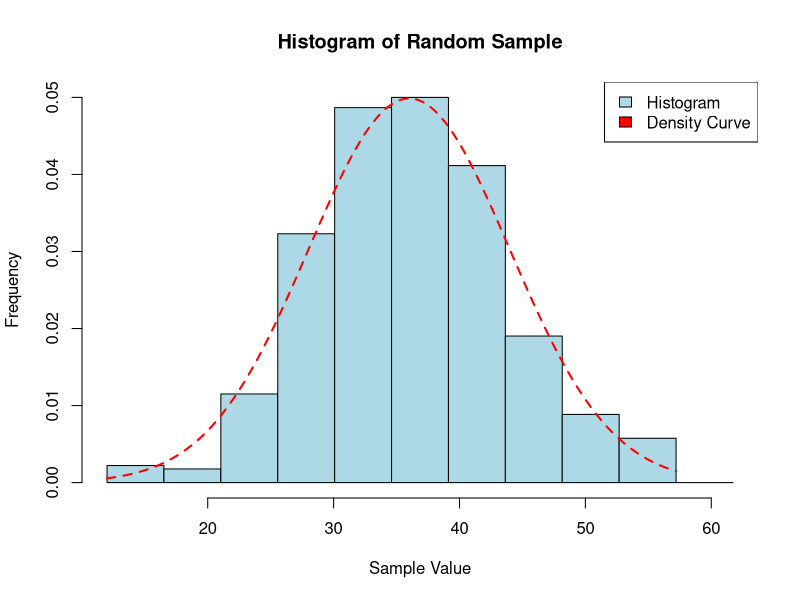
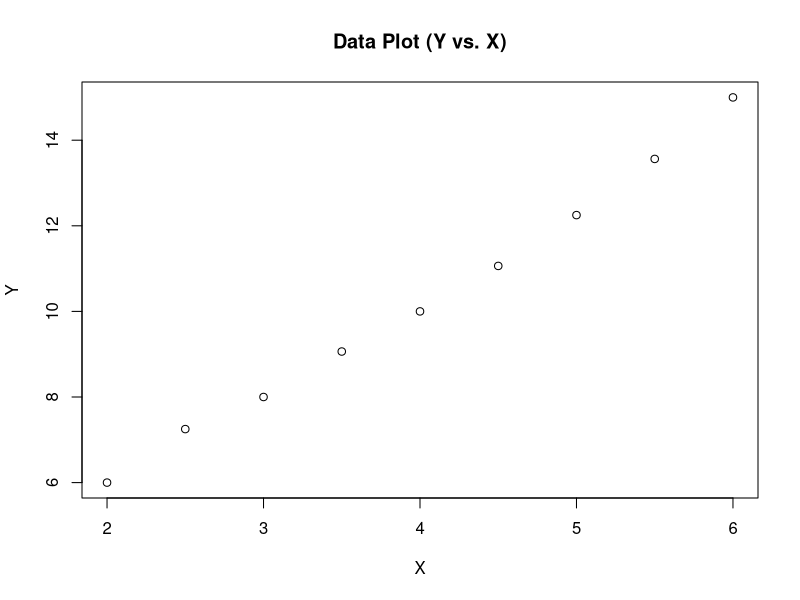
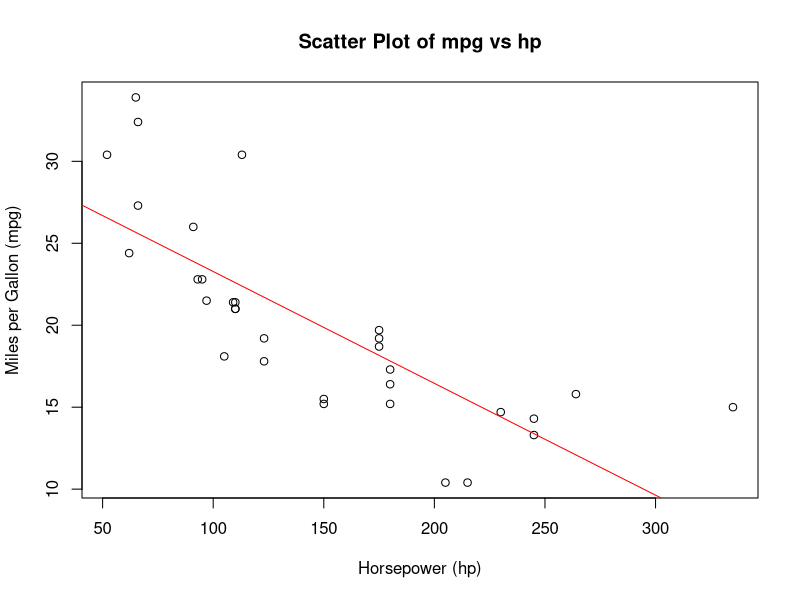
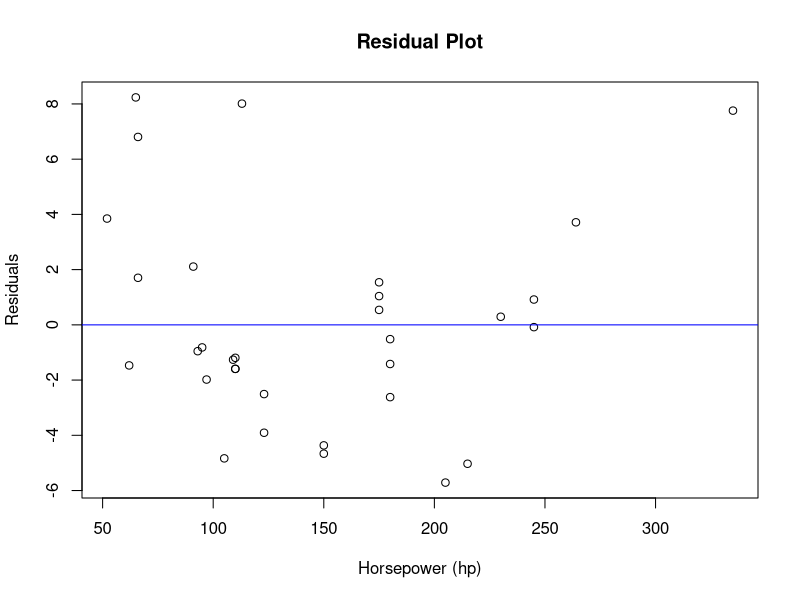
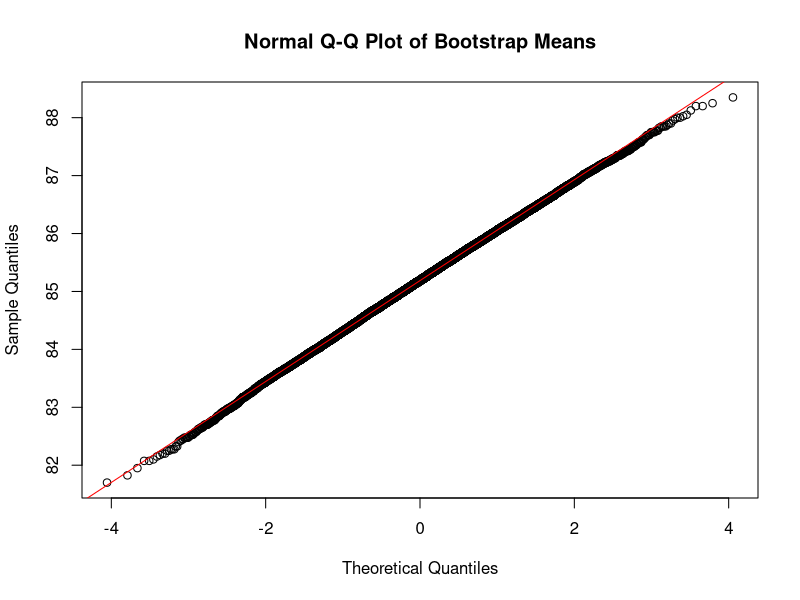

Write the R code that produced these figures, in order.
## ---- chunk 1
library(tidyverse)
## ---- chunk 2
red_balls<-rep(5,5)
green_balls <-rep(10,3)
bag<-c(red_balls,green_balls)
bag_size=length(bag)

blue_balls<-rep(15,2)
yellow_balls<-rep(20,4)
bag2<-c(blue_balls,yellow_balls)
bag2_size=length(bag2)



output <- expand.grid(bag, bag2)


output$sum <- output$Var1 + output$Var2


values <- unique(output$sum)

# Print the possible values
values

#In the first bag we have 5 red balls label with 5 and 3 green balls labelled with 10 and the next bags has 2 blue balls labelled with with 15 and 4 yellow balls with labelled 20.If we draw a red ball  from the first bag and a blue ball from the second bag, the sum is 5 + 15 = 20,If we draw a red ball from the first bag and a yellow ball from the second bag, the sum is 5 + 20 = 25,If we draw a green ball from the first bag and a blue ball from the second bag, the sum is 10 + 15 = 25, If we draw a green from the first bag and a yellow ball  from the second bag, the sum is 10 + 20 = 30, these outputs are the values for X.

## ---- chunk 3
# Get the unique values of the sum and their counts
count <- table(output$sum)

# Calculate the probabilities
total_outcomes <- sum(count)

pmf <-count / total_outcomes

# Print the probability mass function
pmf
## ---- chunk 4
# Calculate the expected value (mean) of X
E_X <- sum(values * pmf)  # Multiply each possible value by its probability

# Calculate the variance of X
Var_X <- sum((values - E_X)^2 * pmf)  # Square the deviation from the mean

# Print the results
cat("Expected value E(X) =", E_X, "\n")
cat("Variance Var(X) =", Var_X, "\n")
## ---- chunk 5

output$Y <- 2*output$sum-3

count <- table(output$Y)

# Calculate the probabilities
total_outcomes <- sum(count)
pmf_Y <- count / total_outcomes

# Print the probability mass function of Y
print(pmf_Y)

## ---- chunk 6
# Calculate the cdf of Y
cdf_Y <- cumsum(pmf_Y)

# Create a data frame with possible values of Y and corresponding cdf
cdf_table_Y <- data.frame(y = names(pmf_Y), cdf = cdf_Y)

# Print the cdf of Y
print(cdf_table_Y)
## ---- chunk 7
y_values<-c(37,47,57)
y_cdf <- c(0.2083333, 0.7500000, 1.0000000)


index<-which(y_values==37)

pmf_y<-y_cdf[index]

pmf_y

## ---- chunk 8
#question 2

#a)
# Set mean and standard deviation
mean <- 36
sd <- 8

# Generate random sample of size 500
sample <- rnorm(n = 500, mean = mean, sd = sd)

# Calculate bin ranges (assuming you'll find min and max values in the sample)
min_val <- min(sample)
max_val <- max(sample)
bin_width <- (max_val - min_val) / 10
bins <- seq(from = min_val, to = max_val + bin_width, by = bin_width)

# Create histogram
hist(sample, breaks = bins, col = "lightblue", main = "Histogram of Random Sample", xlab = "Sample Value", ylab = "Frequency", freq =F )
#b)
# Overlay density curve
x <- seq(from = min_val, to = max_val, length.out = 100)  # 100 points for smooth curve
density <- dnorm(x, mean = mean, sd = sd)
lines(x, density, col = "red", lwd = 2, lty = 2, legend = "Density Curve")
legend("topright", c("Histogram", "Density Curve"), fill =c("lightblue", "red"))

## ---- chunk 9
#c)
# histogram creates a bell curve centered around the mean 36. that means many points fall near to the mean value.
 # desity curve which represents the probability density function(PDF) also creates a bell curve, since the histogram is bell shaped density curve should have to be bell shaped. Peek of the curve represents the mean value.

## ---- chunk 10

X<- c(2,2.5,3,3.5,4,4.5,5,5.5,6)
Y<- c(6,7.25,8,9.0625,10,11.0625,12.25,13.5625,15)
df <- as.data.frame(cbind(X,Y))

plot(df$X, df$Y, main = "Data Plot (Y vs. X)", xlab = "X", ylab = "Y")

## ---- chunk 11
# Calculate Pearson's correlation coefficient
correlation<- cor(X, Y)
cat("Pearson's coefficient for the data set:",correlation,"\n")
## ---- chunk 12
# The value got for the pearson's correlation coefficient is 0.9970374, as this value is very close to +1 this has a positive linear correlation. It suggest a strong relation between X and Y 
## ---- chunk 13

last_sixX <- X[4:9]
last_sixY <- Y[4:9]

cor2 <- cor(last_sixX,last_sixY)
cat("Pearson's coefficient for the last six values of the data set:",cor2,"\n")
# The last six data points have slightly more consistent linear trend. because the coefficent value as increase by very small amount.
## ---- chunk 14
X1<- 2*X-1
X2<-X^2

cor_of_X1y<- cor(X1,Y)
cor_of_X2y<- cor(X2,Y)
cor_of_X1y       #when X1=2X-1  r(X1,y)
cor_of_X2y       #when X2=X^2 r(X2,y)

#r(x,y) and r(x1,y) are similar because x to x1 is a linear transformation.

#r(x,y) and r(x2,y) are not similar because it is bot a linear transformation, squaring x can tends to positive correlation or negative correlation since the pearson's correlation coefficent decrease, negative correlation has occured.  

## ---- chunk 15

# Load the mtcars dataset
data(mtcars)

# first ten rows of the data  set
head(mtcars, 10)
## ---- chunk 16
summary(mtcars$mpg)
summary(mtcars$hp)
## ---- chunk 17

plot(mtcars$mpg ~ mtcars$hp, main = "Scatter Plot of mpg vs hp", xlab = "Horsepower (hp)", ylab = "Miles per Gallon (mpg)")


model <- lm(mpg ~ hp, data = mtcars)
summary(model)  # Print model summary

# Fitted values
fitted_values <- predict(model)

#reggersion line 
abline(model, col = "red")  # Red line represents the fitted model
## ---- chunk 18
intercept<- coef(model)[1]
gradient<-coef(model)[2]
#Fitted equation
cat("Fitted equation: y =", round(intercept, 2), "+", round(gradient, 2), "x\n")# Extract coefficients

cat("for every one unit increase in horse power, mpg is expected to decrease by",gradient,"\n")# it decrease because of the negative gradient

## ---- chunk 19
plot(mtcars$hp, residuals(model), main = "Residual Plot", xlab = "Horsepower (hp)", ylab = "Residuals")
abline(h = 0, col = "blue")

# Ideally, residuals should be randomly scattered around the horizontal line (no pattern). This plot suggests no major deviations from the linear model assumption. However, a more thorough analysis might be needed for confirmation.
## ---- chunk 20

new_hp <- 110
predicted_mpg <- predict(model, newdata = data.frame(hp = new_hp))
cat("\nPredicted mpg for hp =", predicted_mpg)

## ---- chunk 21

# Define the mean and standard deviation
mean <- 5.50
sd <- 1.20

#90th percentile
p90 <- qnorm(0.90, mean = mean, sd = sd)
cat("The 90th percentile of customer spending is:", p90, "\n")
## ---- chunk 22

#25th percentile 
p25 <- qnorm(0.25, mean = mean, sd = sd)
cat("The 25th percentile of customer spending is:", p25, "\n")
## ---- chunk 23

# median value/ 50th percentile 
median <- qnorm(0.50, mean = mean, sd = sd)
cat("The median value of customer spending is:", median, "\n")
## ---- chunk 24

percentage_above_7 <- (1 - pnorm(7, mean = mean, sd = sd)) * 100
cat("The percentage of customers who spend more than $7.00 is:", percentage_above_7, "%\n")

## ---- chunk 25

# Parameters for the binomial distribution[^1^][1]
n <- 50  # size
p <- 0.05  # infection rate


# The binomial distribution is suitable here
## ---- chunk 26


probaForfewer3 <- pbinom(2, size=n, prob=p)
cat("Probability that fewer than 3 individuals are infected in the first scenario:", probaForfewer3, "\n")
## ---- chunk 27

mean <- n * p
variance<- n * p * (1 - p)
cat("Mean of X in the first scenario:", mean, "\n")
cat("Variance of X in the first scenario:", variance, "\n")
## ---- chunk 28

# Still the experment is doing for infected or not and for large sample size therefore still binomial distribution is okay.
n_new <- 200  # new size
p_new <- 0.02  # new infection rate

## ---- chunk 29


# Define the dataset
exam_scores <- c(82, 88, 75, 94, 90, 85, 78, 91, 86, 89, 92, 80, 87, 79, 84, 77, 83, 81, 76, 93, 88, 85, 89, 90, 82, 86, 75, 91, 79, 84, 78, 95, 88, 87, 93, 86, 82, 89, 90, 80)


set.seed(123)


calc_mean <- function(data, indices) {
  mean(data[indices])
}


bootstrapped_means <- replicate(20000, calc_mean(exam_scores, sample(length(exam_scores), replace = TRUE)))


lower_ci <- quantile(bootstrapped_means, 0.1 / 2)
upper_ci <- quantile(bootstrapped_means, 1 - 0.1 / 2)


cat("90% Bootstrap Percentile Confidence Interval for the Mean:", lower_ci,upper_ci,"\n")

qqnorm(bootstrapped_means, main = "Normal Q-Q Plot of Bootstrap Means")
qqline(bootstrapped_means, col = "red") 

